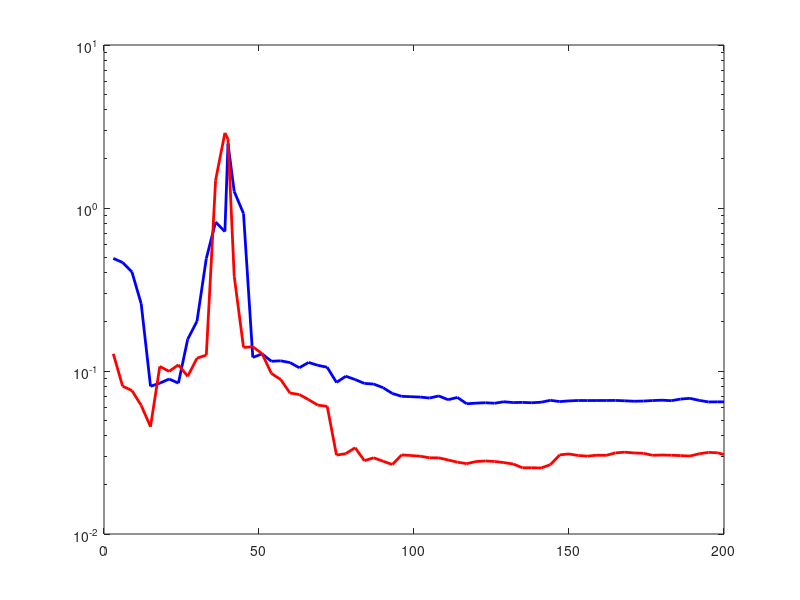

The MATLAB source for this figure: (Note: this script raises an error after producing the figure.)

% Compare Gaussian and Matern 3/2 kernels
clear; clc; close all;

G = load('gaussian_results.mat');
T = load('matern32_results.mat');

% Check that both experiments used the same model sizes
assert(isequal(G.M_list, T.M_list), ...
    'The two experiments use different M values.');

% Fixed shape parameter comparison
figure(1);
semilogy(G.M_list, G.err_test_fix, 'b-', 'LineWidth', 2);
hold on;
semilogy(T.M_list, T.err_test_fix, 'r-', 'LineWidth', 2);

xline(40, '--k', 'M = N', 'LineWidth', 1.5);

xlabel('Number of Kernel Centers M');
ylabel('Relative Test Error (log scale)');
title('Gaussian vs Matern 3/2: Cone Function, Fixed ep = 3');
legend('Gaussian', 'Matern 3/2', 'Location', 'best');
grid on;
hold off;
